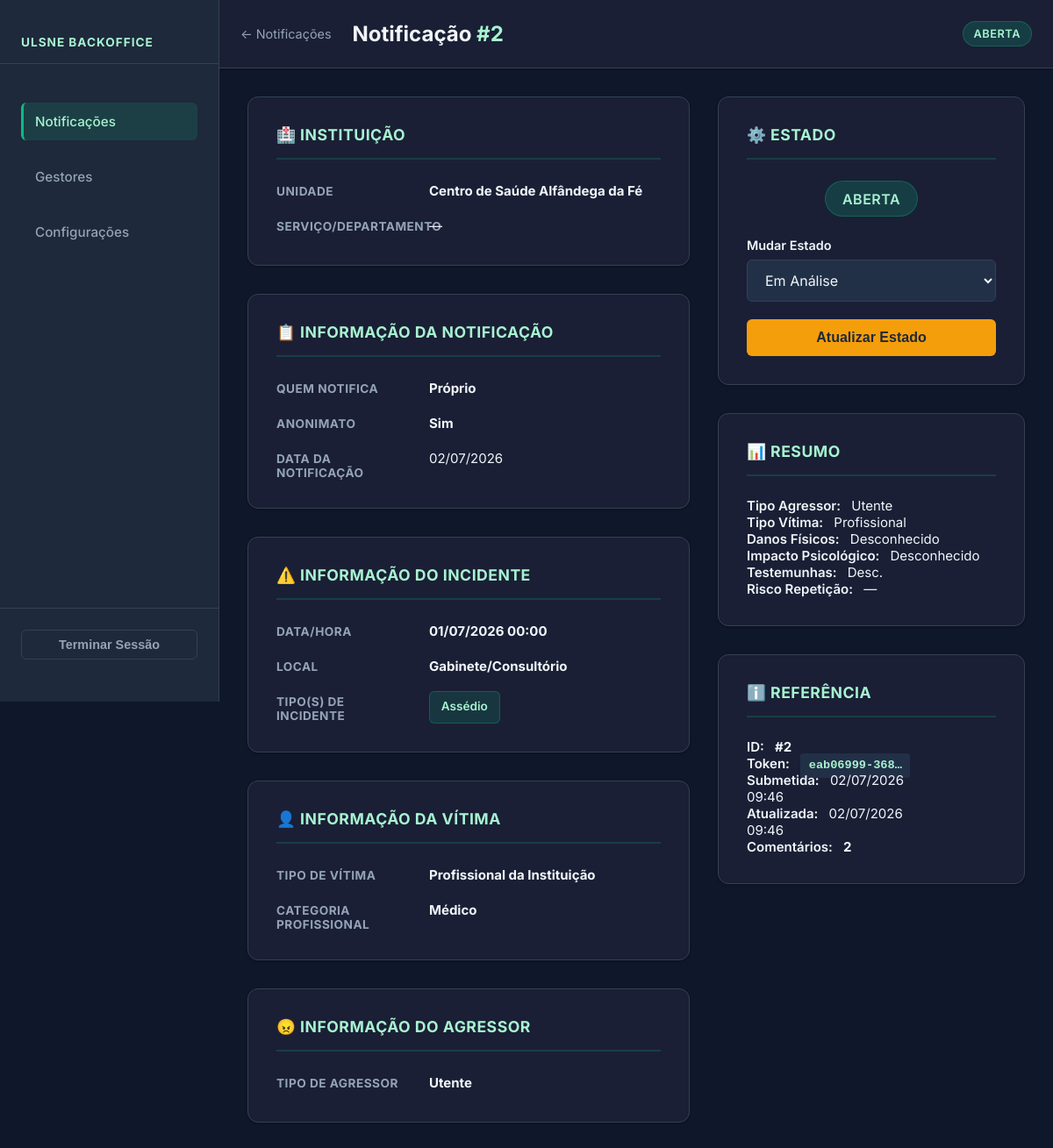
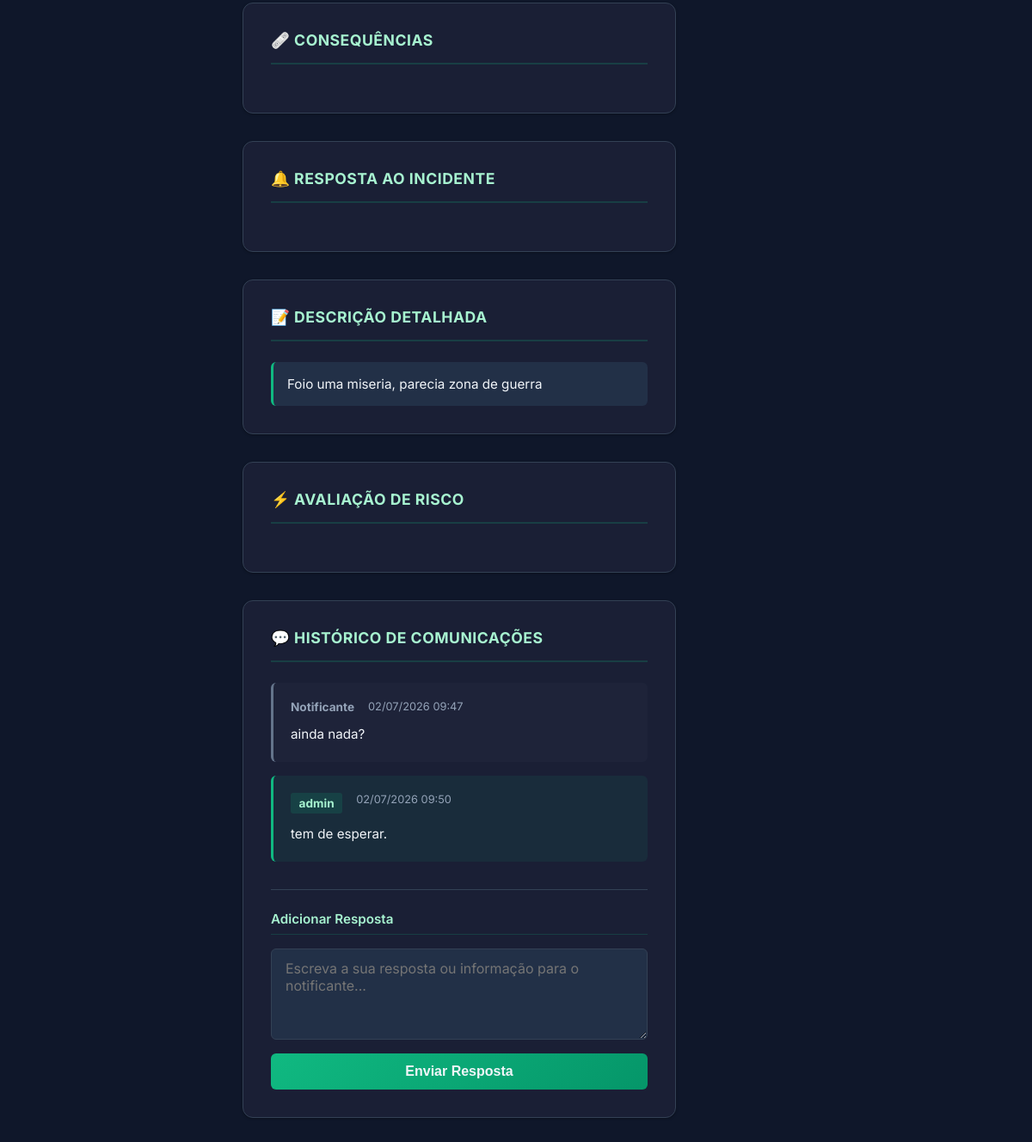
Screenshot of /admin/notificacoes/2 (signed in) with the database file from the repository (2 pictures, top to bottom).
### app/models.py (models this page shows, shortened)
class Notification(db.Model):
    __tablename__ = 'notifications'
    id = db.Column(db.Integer, primary_key=True)
    token = db.Column(db.String(36), unique=True, nullable=False, default=lambda: str(uuid.uuid4()))
    status = db.Column(db.String(20), nullable=False, default=STATUS_ABERTA)
    unidade_local = db.Column(db.String(200), nullable=False)
    servico = db.Column(db.String(200), nullable=True)
    quem_notifica = db.Column(db.String(50), nullable=False)  # 'proprio', 'outro'
    quem_notifica_outro = db.Column(db.String(200), nullable=True)
    eh_anonimo = db.Column(db.Boolean, default=True)
    nome_notificante = db.Column(db.String(200), nullable=True)
    contacto_notificante = db.Column(db.String(200), nullable=True)
    data_notificacao = db.Column(db.Date, nullable=False)
    data_incidente = db.Column(db.DateTime, nullable=False)
    local_incidente = db.Column(db.String(50), nullable=False)
    local_incidente_outro = db.Column(db.String(200), nullable=True)
    tipos_incidente = db.Column(db.String(500), nullable=False)  # CSV
    tipos_incidente_outro = db.Column(db.String(200), nullable=True)
    tipo_vitima = db.Column(db.String(50), nullable=False)
    categoria_profissional = db.Column(db.String(50), nullable=True)
    nome_vitima = db.Column(db.String(200), nullable=True)
    tipo_agressor = db.Column(db.String(50), nullable=False)
    numero_agressores = db.Column(db.Integer, nullable=True)
    identidade_conhecida = db.Column(db.String(50), nullable=True)  # 'sim', 'nao'
    nome_agressor = db.Column(db.String(200), nullable=True)
    danos_fisicos = db.Column(db.String(50), nullable=True)  # 'sim', 'nao', 'desconhecido'
    impacto_psicologico = db.Column(db.String(50), nullable=True)
    assistencia_medica = db.Column(db.String(50), nullable=True)
    intervencao_autoridades = db.Column(db.String(50), nullable=True)
    quem_foi_informado = db.Column(db.String(500), nullable=True)  # CSV
    quem_informado_outro = db.Column(db.String(200), nullable=True)
    medidas_aplicadas = db.Column(db.String(500), nullable=True)  # CSV
    medidas_outro = db.Column(db.String(200), nullable=True)
    existem_testemunhas = db.Column(db.String(50), nullable=True)
    descricao_testemunhas = db.Column(db.Text, nullable=True)
    descricao = db.Column(db.Text, nullable=False)
    risco_repeticao = db.Column(db.String(50), nullable=True)  # 'sim', 'nao', 'nao_sei'
    agressor_contacto = db.Column(db.String(50), nullable=True)
    created_at = db.Column(db.DateTime, default=datetime.utcnow)
    updated_at = db.Column(db.DateTime, default=datetime.utcnow, onupdate=datetime.utcnow)
    comments = db.relationship('Comment', backref='notification', lazy=True, order_by='Comment.created_at')
    @property
    def status_label(self):
        return STATUS_LABELS.get(self.status, self.status)
    @property
    def tipos_incidente_list(self):
        return [t.strip() for t in self.tipos_incidente.split(',') if t.strip()]
    @property
    def tipos_incidente_labels(self):
        mapping = dict(TIPOS_INCIDENTE)
        return [mapping.get(t, t) for t in self.tipos_incidente_list]

class Comment(db.Model):
    __tablename__ = 'comments'
    id = db.Column(db.Integer, primary_key=True)
    notification_id = db.Column(db.Integer, db.ForeignKey('notifications.id'), nullable=False)
    author_type = db.Column(db.String(10), nullable=False)  # 'user' or 'manager'
    user_id = db.Column(db.Integer, db.ForeignKey('users.id'), nullable=True)
    text = db.Column(db.Text, nullable=False)
    created_at = db.Column(db.DateTime, default=datetime.utcnow)
    author = db.relationship('User', foreign_keys=[user_id])

class User(UserMixin, db.Model):
    __tablename__ = 'users'
    id = db.Column(db.Integer, primary_key=True)
    username = db.Column(db.String(80), unique=True, nullable=False)
    email = db.Column(db.String(120), unique=True, nullable=False)
    password_hash = db.Column(db.String(256), nullable=False)
    is_active = db.Column(db.Boolean, default=True)
    is_manager = db.Column(db.Boolean, default=False)
    created_at = db.Column(db.DateTime, default=datetime.utcnow)

### app/routes/backoffice.py (the view, shortened to what this page needs)
@bp.route('/notificacoes/<int:notif_id>', methods=['GET', 'POST'])
@login_required
def notification_detail(notif_id):
    notif = Notification.query.get_or_404(notif_id)
    comment_form = CommentForm(prefix='comment')
    status_form = StatusForm(prefix='status')
    return render_template(
        'admin/detail.html',
        notif=notif,
        comment_form=comment_form,
        status_form=status_form,
        STATUS_EM_ANALISE=STATUS_EM_ANALISE,
        STATUS_ENCERRADO=STATUS_ENCERRADO,
    )

### app/routes/backoffice.py
class CommentForm(FlaskForm):
    text = TextAreaField('Comentário', validators=[DataRequired(), Length(min=3, max=2000)])
    submit = SubmitField('Adicionar Comentário')

class StatusForm(FlaskForm):
    status = SelectField('Mudar Estado', choices=[
        (STATUS_EM_ANALISE, STATUS_LABELS[STATUS_EM_ANALISE]),
        (STATUS_ENCERRADO, STATUS_LABELS[STATUS_ENCERRADO]),
    ])
    submit = SubmitField('Atualizar Estado')

### app/__init__.py (called while the page is built)
@login_manager.user_loader
def load_user(user_id):
    return User.query.get(int(user_id))

def create_app():
    app = Flask(__name__, instance_relative_config=True)
    app.config.from_object(Config)
    db.init_app(app)
    login_manager.init_app(app)
    csrf.init_app(app)
    from .routes.public import bp as public_bp
    from .routes.auth import bp as auth_bp
    from .routes.backoffice import bp as backoffice_bp
    from .routes.users import bp as users_bp
    from .routes.settings import bp as settings_bp
    app.register_blueprint(public_bp)
    app.register_blueprint(auth_bp)
    app.register_blueprint(backoffice_bp)
    app.register_blueprint(users_bp)
    app.register_blueprint(settings_bp)
    from datetime import datetime
    @app.context_processor
    def inject_now():
        return {'now': datetime.utcnow()}
    with app.app_context():
        db.create_all()
        _seed_admin()
    return app

### app/templates/admin/detail.html (shortened to what this page needs)
{% extends "admin/base_admin.html" %}
{% block topbar %}
  <a href="{{ url_for('backoffice.notifications') }}" class="topbar-back">← Notificações</a>
  <h2 class="topbar-title">Notificação <span class="ref">#{{ notif.id }}</span></h2>
  <span class="badge badge-{{ notif.status }} badge-lg">{{ notif.status_label }}</span>
{% endblock %}
{% block content %}
<div class="detail-layout">
  <div class="detail-main">
    <div class="detail-card">
      <h3>🏥 Instituição</h3>
      <dl class="detail-dl">
        <dt>Unidade</dt>
        <dd><strong>{{ notif.unidade_local }}</strong></dd>
        <dt>Serviço/Departamento</dt>
        <dd>{{ notif.servico or '—' }}</dd>
      </dl>
    </div>
    <div class="detail-card">
      <h3>📋 Informação da Notificação</h3>
      <dl class="detail-dl">
        <dt>Quem notifica</dt>
        <dd>
          <strong>{% if notif.quem_notifica == 'proprio' %}Próprio{% else %}Outro{% endif %}</strong>
        </dd>
        <dt>Anonimato</dt>
        <dd><strong>{% if notif.eh_anonimo %}Sim{% else %}Não{% endif %}</strong></dd>
        <dt>Data da Notificação</dt>
        <dd>{{ notif.data_notificacao.strftime('%d/%m/%Y') }}</dd>
      </dl>
    </div>
    <div class="detail-card">
      <h3>⚠️ Informação do Incidente</h3>
      <dl class="detail-dl">
        <dt>Data/Hora</dt>
        <dd><strong>{{ notif.data_incidente.strftime('%d/%m/%Y %H:%M') }}</strong></dd>
        <dt>Local</dt>
        <dd>
          <strong>{% set locais = {'gabinete': 'Gabinete/Consultório', 'sala_espera': 'Sala de Espera', 'servico_clinico': 'Serviço/Unidade Clínica', 'corredor': 'Corredor ou Espaço Comum', 'exterior': 'Exterior da Instituição', 'outro': 'Outro'} %}
            {{ locais.get(notif.local_incidente, notif.local_incidente) }}</strong>
        </dd>
        <dt>Tipo(s) de Incidente</dt>
        <dd>
          <div class="tag-list">
            {% for t in notif.tipos_incidente_labels %}<span class="tag">{{ t }}</span>{% endfor %}
          </div>
        </dd>
      </dl>
    </div>
    <div class="detail-card">
      <h3>👤 Informação da Vítima</h3>
      <dl class="detail-dl">
        <dt>Tipo de Vítima</dt>
        <dd>
          <strong>{% set vitimas = {'profissional': 'Profissional da Instituição', 'utente': 'Utente', 'familiar': 'Familiar/Acompanhante', 'outro': 'Outro'} %}
            {{ vitimas.get(notif.tipo_vitima, notif.tipo_vitima) }}</strong>
        </dd>
        {% if notif.categoria_profissional %}
        <dt>Categoria Profissional</dt>
        <dd>
          <strong>{% set categorias = {'medico': 'Médico', 'enfermeiro': 'Enfermeiro', 'psicologo': 'Psicólogo', 'tecnico': 'Técnico', 'assistente_operacional': 'Assistente Operacional', 'administrativo': 'Administrativo', 'outro': 'Outro'} %}
            {{ categorias.get(notif.categoria_profissional, notif.categoria_profissional) }}</strong>
        </dd>
        {% endif %}
      </dl>
    </div>
    <div class="detail-card">
      <h3>😠 Informação do Agressor</h3>
      <dl class="detail-dl">
        <dt>Tipo de Agressor</dt>
        <dd>
          <strong>{% set agressores = {'utente': 'Utente', 'familiar': 'Familiar/Acompanhante', 'profissional': 'Profissional da Instituição', 'externa': 'Pessoa Externa', 'desconhecido': 'Desconhecido'} %}
            {{ agressores.get(notif.tipo_agressor, notif.tipo_agressor) }}</strong>
        </dd>
      </dl>
    </div>
    <div class="detail-card">
      <h3>🩹 Consequências</h3>
    </div>
    <div class="detail-card">
      <h3>🔔 Resposta ao Incidente</h3>
    </div>
    <div class="detail-card">
      <h3>📝 Descrição Detalhada</h3>
      <div class="text-block">{{ notif.descricao }}</div>
    </div>
    <div class="detail-card">
      <h3>⚡ Avaliação de Risco</h3>
    </div>
    <div class="detail-card">
      <h3>💬 Histórico de Comunicações</h3>
      {% if notif.comments %}
        <div class="comment-thread">
          {% for comment in notif.comments %}
            <div class="comment comment--{{ comment.author_type }}">
              <div class="comment-meta">
                {% if comment.author_type == 'manager' %}
                  <span class="comment-author manager-label">
                    {{ comment.author.username if comment.author else 'Gestor' }}
                  </span>
                {% else %}
                  <span class="comment-author user-label">Notificante</span>
                {% endif %}
                <span class="comment-date">{{ comment.created_at.strftime('%d/%m/%Y %H:%M') }}</span>
              </div>
              <div class="comment-body">{{ comment.text }}</div>
            </div>
          {% endfor %}
        </div>
      {% else %}
        <p class="empty-thread">Nenhuma comunicação ainda. Adicione um comentário para responder ao notificante.</p>
      {% endif %}
      <div class="comment-compose">
        <h4>Adicionar Resposta</h4>
        <form method="POST">
          <div class="form-group">
            {{ comment_form.text(class="form-control textarea" + (" is-invalid" if comment_form.text.errors else ""), rows=4, placeholder="Escreva a sua resposta ou informação para o notificante...") }}
          </div>
          <button type="submit" name="comment-submit" class="btn btn-primary btn-block">Enviar Resposta</button>
        </form>
      </div>
    </div>
  </div>
  <div class="detail-sidebar">
    <div class="detail-card">
      <h3>⚙️ Estado</h3>
      <div class="current-status">
        <span class="badge badge-{{ notif.status }} badge-lg">{{ notif.status_label }}</span>
      </div>
      {% if notif.status != 'encerrado' %}
        <form method="POST" class="status-form">
          <div class="form-group">
            {{ status_form.status.label }}
            {{ status_form.status(class="form-control select") }}
          </div>
          <button type="submit" name="status-submit" class="btn btn-warning btn-block">Atualizar Estado</button>
        </form>
      {% else %}
        <div class="closed-msg">
          <strong>✓ Encerrada</strong><br>
          Esta notificação foi resolvida.
        </div>
      {% endif %}
    </div>
    <div class="detail-card">
      <h3>📊 Resumo</h3>
      <dl class="detail-dl--sm">
        <dt>Tipo Agressor:</dt>
        <dd>{% set agressores = {'utente': 'Utente', 'familiar': 'Familiar', 'profissional': 'Profissional', 'externa': 'Externa', 'desconhecido': 'Desconhecido'} %}{{ agressores.get(notif.tipo_agressor, '—') }}</dd>
        <dt>Tipo Vítima:</dt>
        <dd>{% set vitimas = {'profissional': 'Profissional', 'utente': 'Utente', 'familiar': 'Familiar', 'outro': 'Outro'} %}{{ vitimas.get(notif.tipo_vitima, '—') }}</dd>
        <dt>Danos Físicos:</dt>
        <dd>{% if notif.danos_fisicos == 'sim' %}<span style="color: var(--red);">Sim</span>{% elif notif.danos_fisicos == 'nao' %}<span style="color: var(--green);">Não</span>{% else %}Desconhecido{% endif %}</dd>
        <dt>Impacto Psicológico:</dt>
        <dd>{% if notif.impacto_psicologico == 'sim' %}<span style="color: var(--red);">Sim</span>{% elif notif.impacto_psicologico == 'nao' %}<span style="color: var(--green);">Não</span>{% else %}Desconhecido{% endif %}</dd>
        <dt>Testemunhas:</dt>
        <dd>{% if notif.existem_testemunhas == 'sim' %}<span style="color: var(--green);">Sim</span>{% elif notif.existem_testemunhas == 'nao' %}<span style="color: var(--gray-400);">Não</span>{% else %}Desc.{% endif %}</dd>
        <dt>Risco Repetição:</dt>
        <dd>{% if notif.risco_repeticao == 'sim' %}<span style="color: var(--red);">Alto</span>{% elif notif.risco_repeticao == 'nao' %}<span style="color: var(--green);">Baixo</span>{% else %}—{% endif %}</dd>
      </dl>
    </div>
    <div class="detail-card">
      <h3>ℹ️ Referência</h3>
      <dl class="detail-dl--sm">
        <dt>ID:</dt>
        <dd><strong>#{{ notif.id }}</strong></dd>
        <dt>Token:</dt>
        <dd><code class="token-sm" title="{{ notif.token }}">{{ notif.token[:12] }}…</code></dd>
        <dt>Submetida:</dt>
        <dd>{{ notif.created_at.strftime('%d/%m/%Y<br>%H:%M') | safe }}</dd>
        <dt>Atualizada:</dt>
        <dd>{{ notif.updated_at.strftime('%d/%m/%Y<br>%H:%M') | safe }}</dd>
        <dt>Comentários:</dt>
        <dd><strong>{{ notif.comments | length }}</strong></dd>
      </dl>
    </div>
  </div>
</div>
{% endblock %}

### rows the page displays
Notification: id "2", status_label "ABERTA", unidade_local "Centro de Saúde Alfândega da Fé", servico "—", data_notificacao "02/07/2026", data_incidente "01/07/2026 00:00", get "Gabinete/Consultório", get "Profissional da Instituição", get "Médico", get "Utente", descricao "Foio uma miseria, parecia zona de guerra", get "Profissional", token "eab06999-368", created_at "02/07/2026 09:46", updated_at "02/07/2026 09:46"
Comment: author_type "Notificante", created_at "02/07/2026 09:47", text "ainda nada?"
Comment: author "admin", created_at "02/07/2026 09:50", text "tem de esperar."

### other values shown
{{ t }} "Assédio"
{{ status_form.status.label }} "Mudar Estado"
{{ notif.comments | length }} "2"
